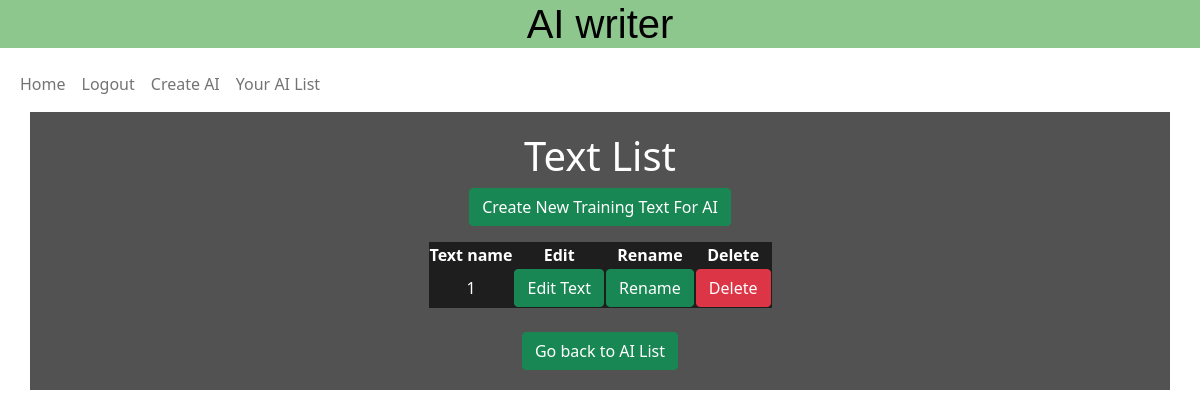
Page /update_AI/AI_text_list/11 (signed in) on the earlier database version.
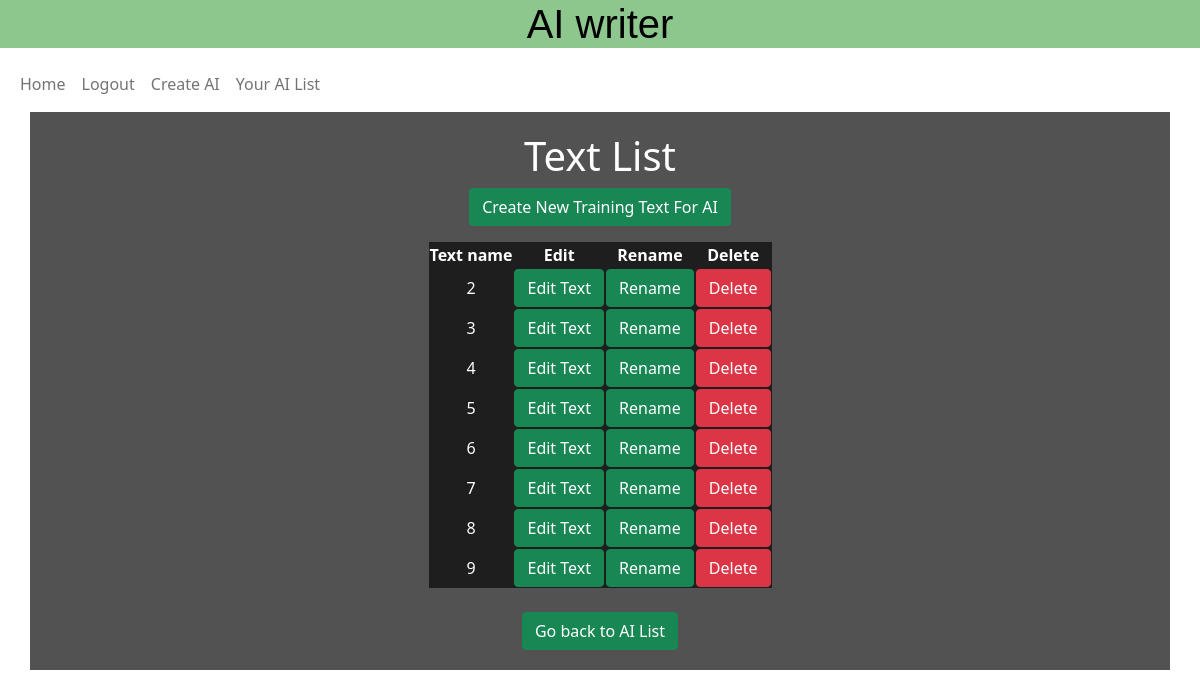
Same page on the later database version.
### update_AI/models.py (models this page shows)
class training_text(models.Model):
    user = models.ForeignKey(User, on_delete=models.CASCADE)
    text_saved = models.CharField(max_length=255)
    name2 = models.CharField(max_length=255)
    number = models.IntegerField()
    ai = models.ForeignKey(AI, on_delete=models.CASCADE)

### update_AI/views.py (the view)
# urls.py: path('AI_text_list/<int:ai_id>', views.AI_text_list, name='AI_text_list'),
def AI_text_list(request,ai_id):
    template='AI_text_list.html'
    Text_results=training_text.objects.filter(user=request.user,ai=ai_id)
    ai = AI.objects.get(id=ai_id)
    context={'Text_results':Text_results,
             "ai":ai}
    return render(request,template,context)

### update_AI/templates/AI_text_list.html
{% extends "base.html" %}
{% load static %}
{% url 'update_AI' as update_AI_url %}
{% url 'update_AI2' as update_AI2_url %}
{% url 'text_rename' as text_rename_url %}
{% url 'text_delete' as text_delete_url %}
{% url 'your_AI_list' as your_AI_list_url %}
{% block content %}
<div class="container" id="background_meal_list">
    <div class="row">
        <div class="standard col-12">
          <h1>Text List</h1>
          <p><a href="{% url 'update_AI' ai.id %}" class="btn btn-success" aria-label="Link with button class for creating a new AI">Create New Training Text For AI</a></p>
          <table class="standard">
            <tr>
              <th> Text name</th>
              <th> Edit </th>
              <th> Rename </th>
              <th> Delete</th>
            </tr>
            {% for Text in Text_results %}
              <tr>
                  <td class="padding4">{{Text.name2}}</td>
                  <td class="padding4"><a href="{% url 'update_AI2' ai.id Text.id %}" class="btn btn-success" aria-label="Link with button class for editing a AI">Edit Text</a></td>
                  <td class="padding4"><a href="{% url 'text_rename' ai.id Text.id %}" class="btn btn-success" aria-label="Link with button class for renaming a AI">Rename</a></td>
                  <td class="padding4"><a href="{% url 'text_delete' ai.id Text.id %}" class="btn btn-danger" aria-label="Link with button class for deleting a AI">Delete</a></td>
              </tr>
            {% endfor %}
            </table>
            <br>
            <a href="{% url 'your_AI_list' %}" class="btn btn-success" aria-label="Button that sends you to the AI list">Go back to AI List</a>
        </div>
    </div>
</div>
{% endblock %}

Differences in the rows shown:
removed training_text: name2 "1"
added training_text: name2 "2"
added training_text: name2 "3"
added training_text: name2 "4"
added training_text: name2 "5"
added training_text: name2 "6"
added training_text: name2 "7"
added training_text: name2 "8"
added training_text: name2 "9"
